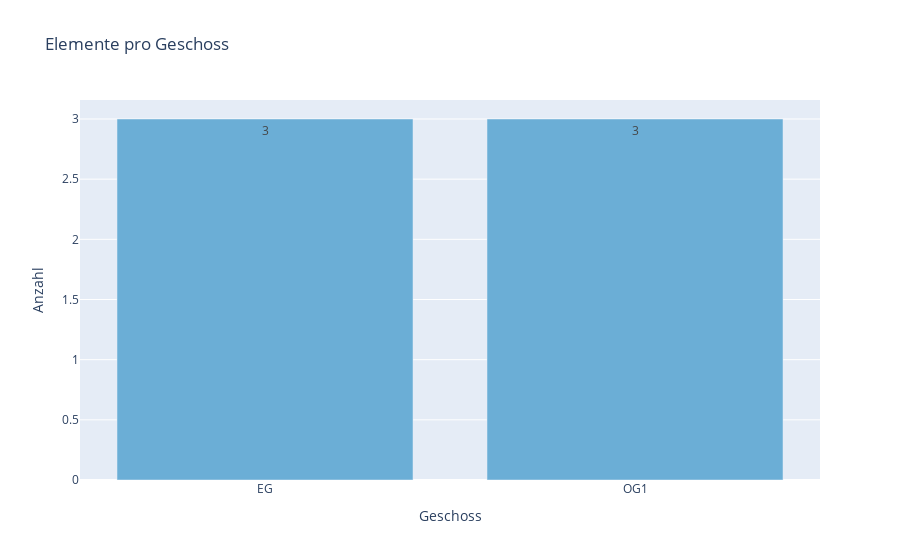

Notebook cell for this chart:
### Code cell
fig_bar = px.bar(
    geschoss_counts, x='Geschoss', y='Anzahl',
    title='Elemente pro Geschoss', text_auto='.0f',
    color='Anzahl', color_continuous_scale='Blues'
)
fig_bar.update_layout(coloraxis_showscale=False, xaxis_title='Geschoss', yaxis_title='Anzahl')
fig_bar.show()

### Figure 1 — Plotly figure (JSON) as saved in the notebook; plotly's stock layout.template omitted (floating-point values rounded to 4 significant figures)
{"data": [{"hovertemplate": "Geschoss=%{x}<br>Anzahl=%{marker.color}<extra></extra>", "legendgroup": "", "marker": {"color": [3, 3], "coloraxis": "coloraxis", "pattern": {"shape": ""}}, "name": "", "orientation": "v", "showlegend": false, "textposition": "auto", "texttemplate": "%{y:.0f}", "type": "bar", "x": ["EG", "OG1"], "xaxis": "x", "y": [3, 3], "yaxis": "y"}], "layout": {"barmode": "relative", "coloraxis": {"colorbar": {"title": {"text": "Anzahl"}}, "colorscale": [[0, "rgb(247,251,255)"], [0.125, "rgb(222,235,247)"], [0.25, "rgb(198,219,239)"], [0.375, "rgb(158,202,225)"], [0.5, "rgb(107,174,214)"], [0.625, "rgb(66,146,198)"], [0.75, "rgb(33,113,181)"], [0.875, "rgb(8,81,156)"], [1, "rgb(8,48,107)"]], "showscale": false}, "legend": {"tracegroupgap": 0}, "title": {"text": "Elemente pro Geschoss"}, "xaxis": {"anchor": "y", "domain": [0, 1], "title": {"text": "Geschoss"}}, "yaxis": {"anchor": "x", "domain": [0, 1], "title": {"text": "Anzahl"}}}}
